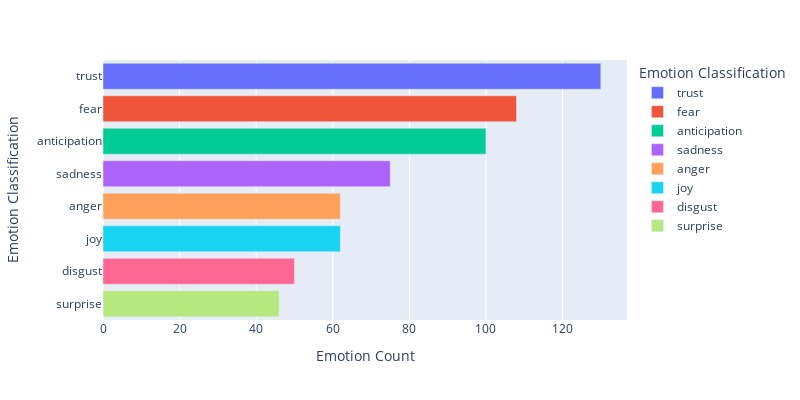

The notebook cell this image was saved under:
### Code cell
emotion_df = pd.DataFrame.from_dict(emotion_class, orient='index')
emotion_df = emotion_df.reset_index()
emotion_df = emotion_df.rename(columns={'index' : 'Emotion Classification' , 0: 'Emotion Count'})
emotion_df = emotion_df.sort_values(by=['Emotion Count'], ascending=False)
import plotly.express as px
fig = px.bar(emotion_df, x='Emotion Count', y='Emotion Classification', color = 'Emotion Classification', orientation='h', width = 800, height = 400)
fig.show()

### Figure 1 — Plotly figure (JSON) as saved in the notebook; plotly's stock layout.template omitted (floating-point values rounded to 4 significant figures)
{"data": [{"alignmentgroup": "True", "hovertemplate": "Emotion Classification=%{y}<br>Emotion Count=%{x}<extra></extra>", "legendgroup": "trust", "marker": {"color": "#636efa"}, "name": "trust", "offsetgroup": "trust", "orientation": "h", "showlegend": true, "textposition": "auto", "type": "bar", "x": [130], "xaxis": "x", "y": ["trust"], "yaxis": "y"}, {"alignmentgroup": "True", "hovertemplate": "Emotion Classification=%{y}<br>Emotion Count=%{x}<extra></extra>", "legendgroup": "fear", "marker": {"color": "#EF553B"}, "name": "fear", "offsetgroup": "fear", "orientation": "h", "showlegend": true, "textposition": "auto", "type": "bar", "x": [108], "xaxis": "x", "y": ["fear"], "yaxis": "y"}, {"alignmentgroup": "True", "hovertemplate": "Emotion Classification=%{y}<br>Emotion Count=%{x}<extra></extra>", "legendgroup": "anticipation", "marker": {"color": "#00cc96"}, "name": "anticipation", "offsetgroup": "anticipation", "orientation": "h", "showlegend": true, "textposition": "auto", "type": "bar", "x": [100], "xaxis": "x", "y": ["anticipation"], "yaxis": "y"}, {"alignmentgroup": "True", "hovertemplate": "Emotion Classification=%{y}<br>Emotion Count=%{x}<extra></extra>", "legendgroup": "sadness", "marker": {"color": "#ab63fa"}, "name": "sadness", "offsetgroup": "sadness", "orientation": "h", "showlegend": true, "textposition": "auto", "type": "bar", "x": [75], "xaxis": "x", "y": ["sadness"], "yaxis": "y"}, {"alignmentgroup": "True", "hovertemplate": "Emotion Classification=%{y}<br>Emotion Count=%{x}<extra></extra>", "legendgroup": "anger", "marker": {"color": "#FFA15A"}, "name": "anger", "offsetgroup": "anger", "orientation": "h", "showlegend": true, "textposition": "auto", "type": "bar", "x": [62], "xaxis": "x", "y": ["anger"], "yaxis": "y"}, {"alignmentgroup": "True", "hovertemplate": "Emotion Classification=%{y}<br>Emotion Count=%{x}<extra></extra>", "legendgroup": "joy", "marker": {"color": "#19d3f3"}, "name": "joy", "offsetgroup": "joy", "orientation": "h", "showlegend": true, "textposition": "auto", "type": "bar", "x": [62], "xaxis": "x", "y": ["joy"], "yaxis": "y"}, {"alignmentgroup": "True", "hovertemplate": "Emotion Classification=%{y}<br>Emotion Count=%{x}<extra></extra>", "legendgroup": "disgust", "marker": {"color": "#FF6692"}, "name": "disgust", "offsetgroup": "disgust", "orientation": "h", "showlegend": true, "textposition": "auto", "type": "bar", "x": [50], "xaxis": "x", "y": ["disgust"], "yaxis": "y"}, {"alignmentgroup": "True", "hovertemplate": "Emotion Classification=%{y}<br>Emotion Count=%{x}<extra></extra>", "legendgroup": "surprise", "marker": {"color": "#B6E880"}, "name": "surprise", "offsetgroup": "surprise", "orientation": "h", "showlegend": true, "textposition": "auto", "type": "bar", "x": [46], "xaxis": "x", "y": ["surprise"], "yaxis": "y"}], "layout": {"barmode": "relative", "height": 400, "legend": {"title": {"text": "Emotion Classification"}, "tracegroupgap": 0}, "margin": {"t": 60}, "width": 800, "xaxis": {"anchor": "y", "domain": [0, 1], "title": {"text": "Emotion Count"}}, "yaxis": {"anchor": "x", "categoryarray": ["surprise", "disgust", "joy", "anger", "sadness", "anticipation", "fear", "trust"], "categoryorder": "array", "domain": [0, 1], "title": {"text": "Emotion Classification"}}}}
